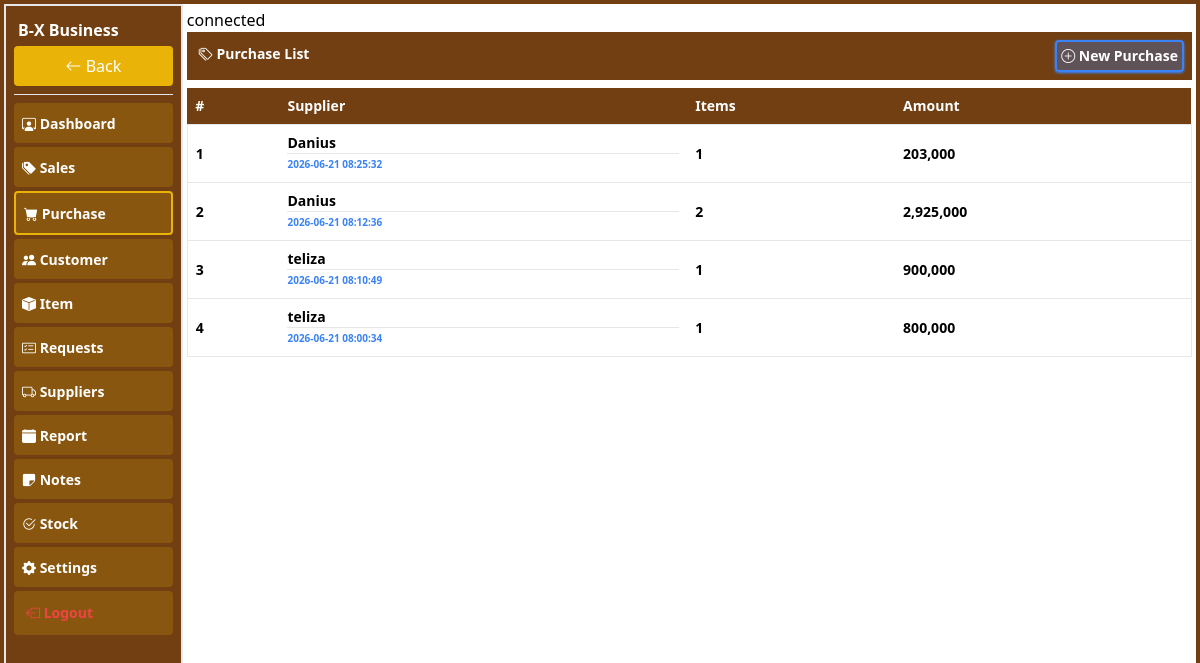
The page /pages/purchase (signed in) on the database as committed earlier.
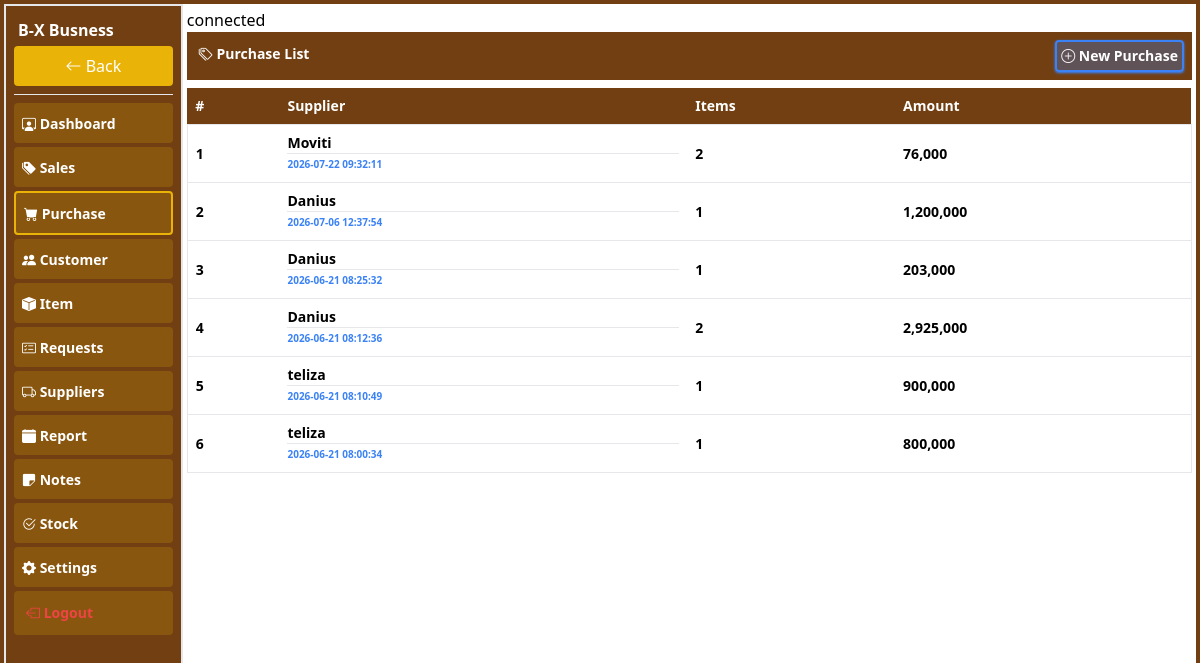
The same page on the database as committed later.
### tables this page shows
CREATE TABLE `supplier` (
  `name` varchar(255) NOT NULL,
  `phone` text NOT NULL,
  `sp_id` int(11) NOT NULL,
  `business` int(11) NOT NULL,
  `location` varchar(255) NOT NULL,
  `created_at` datetime NOT NULL DEFAULT current_timestamp()
);

CREATE TABLE `purchases` (
  `purchase_id` int(11) NOT NULL,
  `business` int(11) NOT NULL,
  `supplier` int(11) NOT NULL,
  `items` int(11) NOT NULL,
  `ammount` double NOT NULL,
  `created_at` datetime NOT NULL DEFAULT current_timestamp(),
  `status` int(11) NOT NULL,
  `purchase` int(11) NOT NULL
);

### pages/purchase.php (the view, shortened to what the changed rows need)
<?php
include("connection.php");
?>
<!DOCTYPE html>
<html lang="en">
<head>
    <script src="../plugins/css/tailwindcss.js"></script>
    <link rel="stylesheet" href="../plugins/icons/bootstrap-icons.css">
</head>
<body>
    <div class="container-fluid h-[100%]">
        <div class="flex w-full p-2 bg-yellow-900 justify-between"><h1 class="text-white font-bold text-sm p-1"><i class="bi bi-tags"></i> Purchase List</h1> </div>
        <div class="table-responsive w-full overflow-y-auto my-2">
            <table class="w-full border-collapse [&_td]:p-2 text-sm font-bold [&_th]:text-left [&_th]:p-2">
                <thead class="bg-yellow-900 text-white text-sm"><tr>
                    <th>#</th>
                    <th class="">Supplier</th>
                    <th>Items</th>
                    <th>Amount</th>
                </tr></thead>
                <tbody>
                    <?php
                    $no=0;
                    $business= $_SESSION['user'];
                    $select = $conn->prepare("SELECT * FROM supplier,purchases where supplier.business=? and purchases.business=? and supplier.sp_id=purchases.supplier order by purchases.created_at desc");
                    $select->bind_param("ii",$business,$business);
                    $select->execute();
                    $result=$select->get_result();
                    while ($a= $result->fetch_assoc()) {
                        $no++;
                        ?>
                        <tr class="border hover:bg-gray-200">
                              <td>
                            <span class=""><?php echo $no ?></span>
                            </td>
                            <td>
                        <p><?php echo $a['name'] ?></p>
                        <hr>
                        <p class="text-[10px] text-blue-500"><?php echo htmlspecialchars($a['created_at'])?></p>
                        </td>
                            <td><?php echo $a['items'] ?></td>
                            <td class="price"><?php echo $a['ammount'] ?></td>
                        </tr>
                        <?php
                    }
                    ?>
                </tbody>
            </table>
        </div>
    </div>
</body>
</html>

### pages/index.php (shortened to what the changed rows need)
<?php
$page = $_GET['url'] ?? 'dashboard';
?>
<!DOCTYPE html>
<html lang="en">
<head>
    <script src="../plugins/css/tailwindcss.js"></script>
    <link rel="stylesheet" href="../plugins/icons/bootstrap-icons.css">
</head>
<body class="p-0">
    <form action="" method="post" enctype="multipart/form-data">
    <div class="container-fluid bg-yellow-900 relative h-[100vh] p-1 w-full">
        <div class=" flex w-full h-[92%] md:h-[100%] p-0 m-auto">
            <div class="left hidden md:block bg-yellow-900 h-[100%] w-[15%] border border-2 p-2">
                <h1 class="text-white font-bold p-1">
                    <?php echo $_SESSION['business'] ?>
                </h1>
                 <div class="links overflow-y-auto flex-column h-[90%] [&_p]:w-full [&_p]:bg-yellow-500/20 [&_p]:p-2 [&_p]:rounded [&_p]:my-1 [&_a]:w-full [&_a]:text-white [&_a]:font-bold [&_a]:text-sm">
                     <button type="button" onclick="goback()" class="bg-yellow-500 text-white p-2 rounded w-full"> <i class="bi bi-arrow-left"></i> Back</button>
                <hr class="text-white my-2">
                       <p class="<?= $page=='dashboard' ? 'border-yellow-500 text-green-500 border border-2' : 'border-white text-white' ?>"> <a href="dashboard" class=""><i class="bi bi-person-workspace"></i> Dashboard</a></p>
                        <p class="<?= $page=='sales' ? 'border-yellow-500 text-green-500 border border-2' : 'border-white text-white' ?>"><a href="sales"><i class="bi bi-tags-fill"></i> Sales</a></p>
                        <p class="<?= $page=='purchase' ? 'border-yellow-500 text-green-500 border border-2' : 'border-white text-white' ?>"><a href="purchase"><i class="bi bi-cart-fill"></i> Purchase</a></p>
                        <p class="<?= $page=='customer' ? 'border-yellow-500 text-green-500 border border-2' : 'border-white text-white' ?>"><a href="customer"><i class="bi bi-people-fill"></i> Customer</a></p>
                        <p class="<?= $page=='item' ? 'border-yellow-500 text-green-500 border border-2' : 'border-white text-white' ?>"><a href="item"><i class="bi bi-box-fill"></i> Item</a></p>
                        <p class="<?= $page=='request_orders' ? 'border-yellow-500 text-green-500 border border-2' : 'border-white text-white' ?>"><a href="request_orders"><i class="bi bi-card-checklist"></i> Requests</a></p>
                        <p class="<?= $page=='supplier' ? 'border-yellow-500 text-green-500 border border-2' : 'border-white text-white' ?>"><a href="supplier"><i class="bi bi-truck"></i> Suppliers</a></p>
                        <p class="<?= $page=='report' ? 'border-yellow-500 text-green-500 border border-2' : 'border-white text-white' ?>"><a href="report"><i class="bi bi-calendar-fill"></i> Report</a></p>
                        <p class="<?= $page=='notes' ? 'border-yellow-500 text-green-500 border border-2' : 'border-white text-white' ?>"><a href="notes"><i class="bi bi-sticky-fill"></i> Notes</a></p>
                        <p class="<?= $page=='stock' ? 'border-yellow-500 text-green-500 border border-2' : 'border-white text-white' ?>"><a href="key"><i class="bi bi-check2-circle"></i> Stock</a></p>
                        <p class="<?= $page=='setting' ? 'border-yellow-500 text-green-500 border border-2' : 'border-white text-white' ?>"><a href="setting"><i class="bi bi-gear-fill"></i> Settings</a></p>
                         <p class=""><button type="button" onclick="logouts()" name="logout" class="text-bold text-sm p-1 text-red-500 font-bold"><i class="bi bi-box-arrow-left"></i> Logout</button></p>
                </div>
            </div>
            <div class="right w-[100%] md:w-[85%] bg-white p-1 h-[100%] md:h-[100%] overflow-y-auto pb-3">
                <?php
            $file = $page.".php";
            if (file_exists($file)) {
                include ($file);
            }
            else {
                echo "not Fount";
            }
            ?>
            </div>
        </div>
    </div>
 </form>
</body>
</html>

Rows that differ between the two databases and show on the page:
added supplier: name "Moviti", purchases.created_at "2026-07-22 09:32:11", purchases.items "2", purchases.ammount "76,000"
now on one of the page's lists (row unchanged): supplier: name "Danius", purchases.created_at "2026-06-21 08:12:36", purchases.items "2", purchases.ammount "2,925,000"
computed for supplier "Danius": purchases.created_at "2026-06-21 08:25:32" → "2026-07-06 12:37:54"; purchases.ammount "203,000" → "1,200,000"; purchases.created_at "2026-06-21 08:12:36" → "2026-06-21 08:25:32"; purchases.items "2" → "1"; purchases.ammount "2,925,000" → "203,000"
Other text that changed with them:
$_SESSION['business']: "B-X Business" → "B-X Busness"
